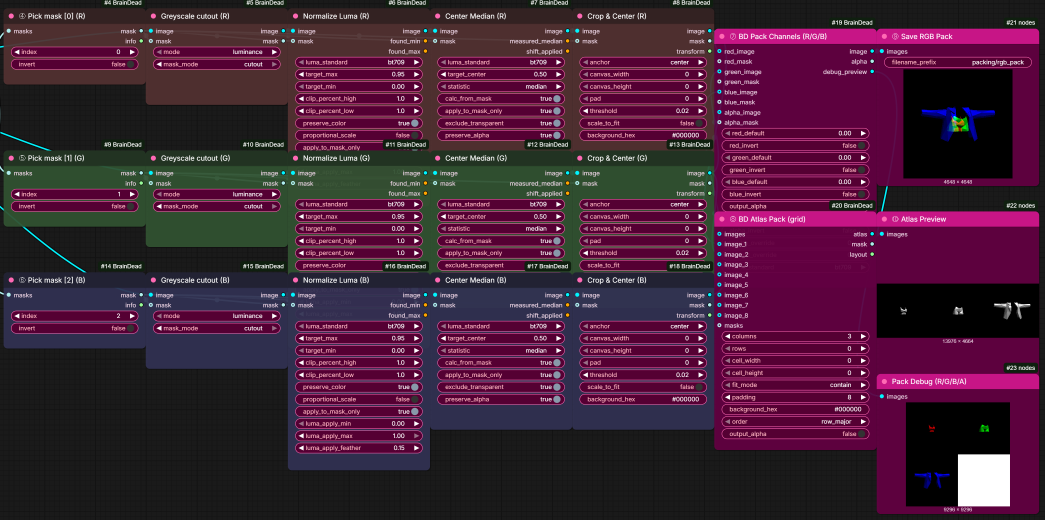
#> input picture example_workflows/screenshots/game_engine_packing_after.png, 3135 x 1560 px (shown at 1/3 size)
$ python build_packing_thumbnail_bg.py
#> lines starting #> are read from the running program, lines starting #| are printed output that depends on the picture
#!/usr/bin/env python3
"""
Compose the BD-game_engine_packing thumbnail background (1180x680).

The available shots are all full-workflow captures (the RGB-pack result shows only
as small node previews), so the cleanest card uses the *current* centered workflow
(the 24-node graph WITH the Crop & Center column) as the faded base, and pulls the
small RGB-pack preview out of it as a single bright hero inset on the right.

Sources live under example_workflows/screenshots/. Re-run after new screenshots,
then regen the thumbnail.
"""
import os
from PIL import Image, ImageDraw

W, H = 1180, 680
GREEN = (22, 163, 74)
HERE = os.path.join(os.path.dirname(__file__), "..", "example_workflows", "screenshots")


def cover(img, w, h):
#> called with w = 1180, h = 680
    r = max(w / img.width, h / img.height)
#> r = 0.436
    img = img.resize((int(img.width * r), int(img.height * r)), Image.LANCZOS)
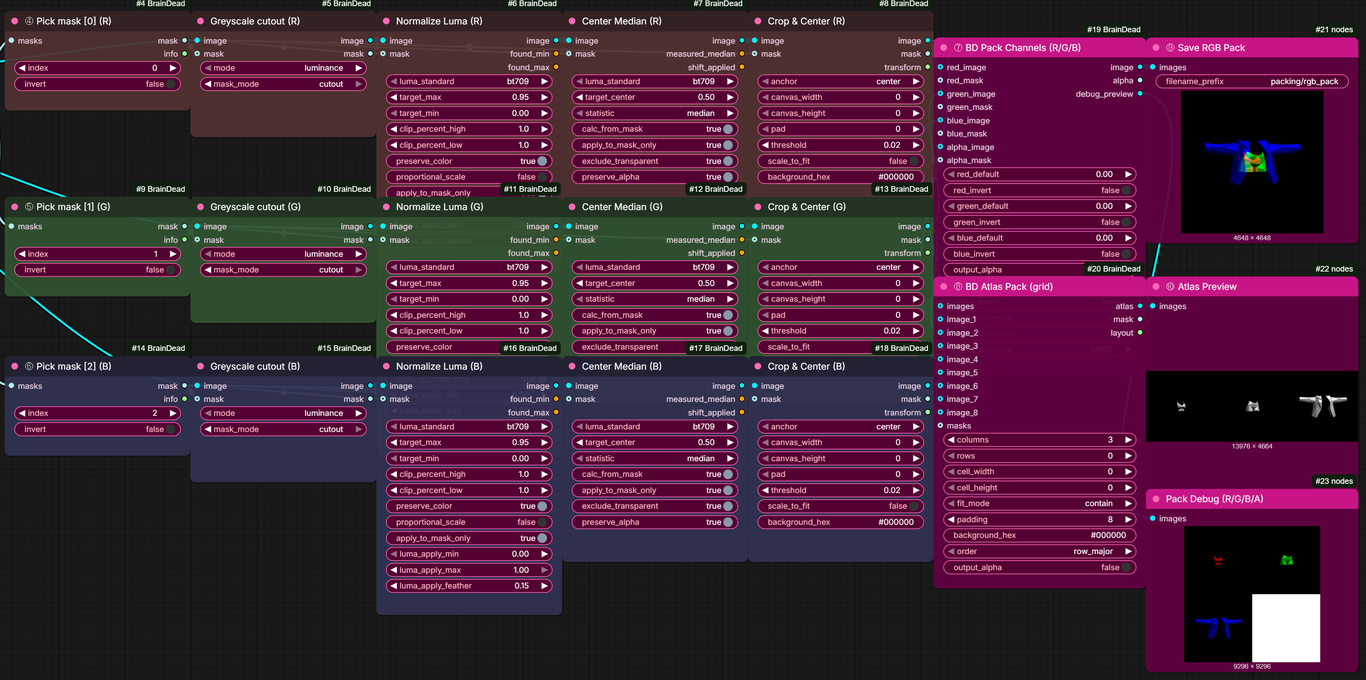
#> img: PIL image 1366x680 RGB; mean R, G, B 69.3, 33.4, 56
    x = (img.width - w) // 2
#> x = 93
    return img.crop((x, 0, x + w, h))
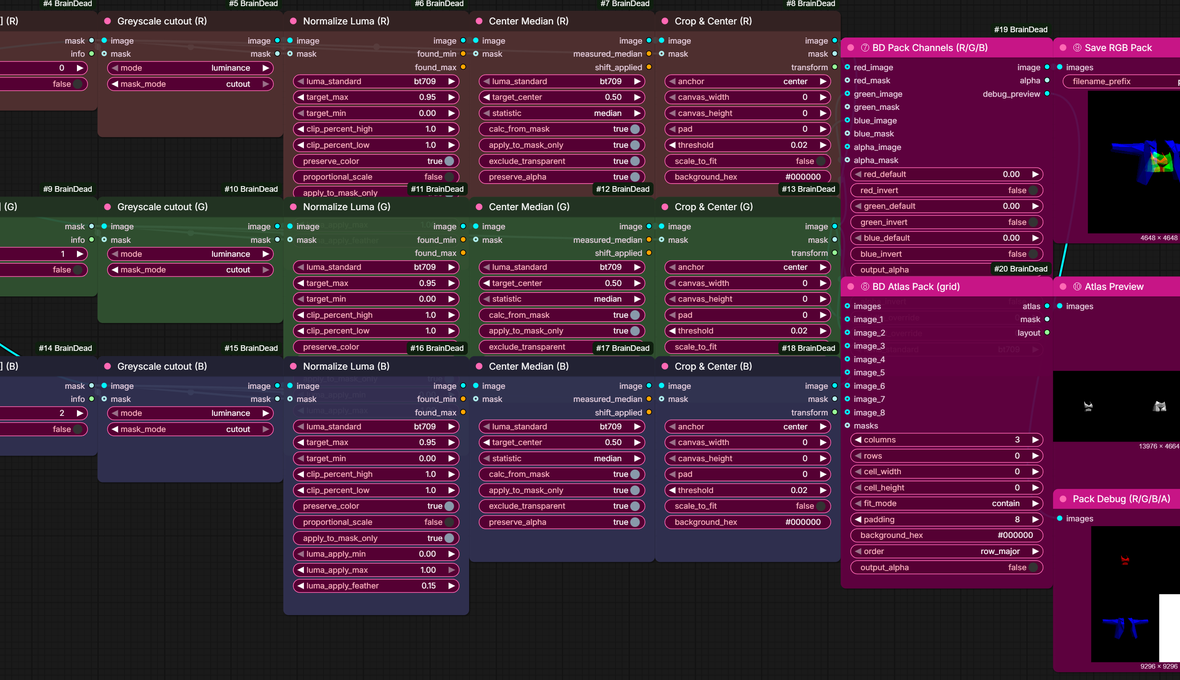
#> returned value: PIL image 1180x680 RGB; mean R, G, B 70.9, 34, 57


# base = the current centered workflow (has the Crop & Center nodes)
after = Image.open(os.path.join(HERE, "game_engine_packing_after.png")).convert("RGB")
base = cover(after, W, H)

# Hero inset: crop the RGB-pack preview from the top-right of the source capture.
# (the Save RGB Pack node preview sits in the upper-right ~ x:0.80-0.92, y:0.16-0.34)
aw, ah = after.size
#> aw = 3135; ah = 1560
crop = after.crop((int(aw * 0.795), int(ah * 0.15), int(aw * 0.925), int(ah * 0.36)))
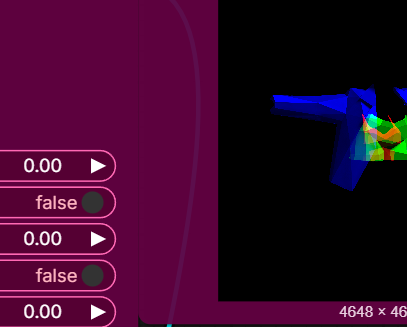
#> crop: PIL image 407x327 RGB; mean R, G, B 56.8, 7.4, 42.9
ch_h = 300
ch_w = max(1, int(crop.width * ch_h / crop.height))
#> ch_w = 373
crop = crop.resize((ch_w, ch_h), Image.LANCZOS)
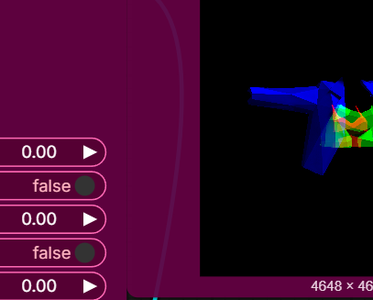
#> crop: PIL image 373x300 RGB; mean R, G, B 56.8, 7.5, 42.9
hx, hy = W - ch_w - 40, (H - ch_h) // 2
#> hx = 767; hy = 190
d = ImageDraw.Draw(base)
d.rectangle([hx - 4, hy - 4, hx + ch_w + 4, hy + ch_h + 4], fill=(12, 12, 16))
base.paste(crop, (hx, hy))
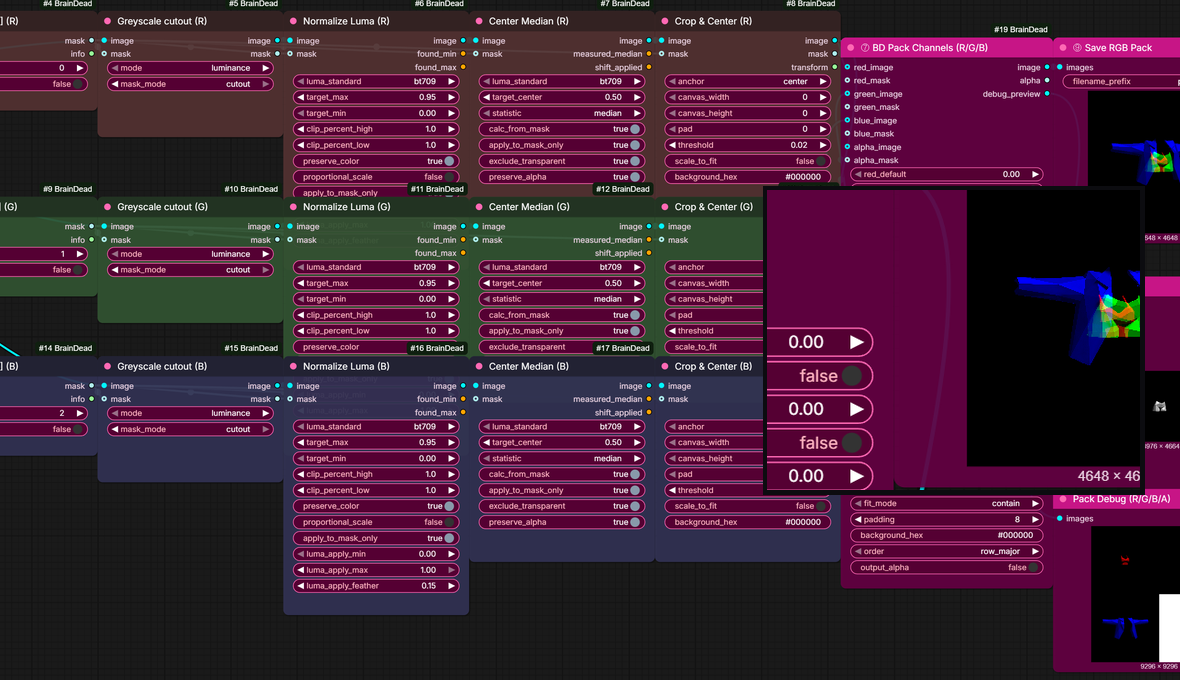
#> base: PIL image 1180x680 RGB; mean R, G, B 65.5, 32.1, 53.4
d.rectangle([hx - 4, hy - 4, hx + ch_w + 4, hy + ch_h + 4], outline=GREEN, width=4)

out = os.path.join(HERE, "game_engine_packing_bg.png")
base.save(out, quality=95)
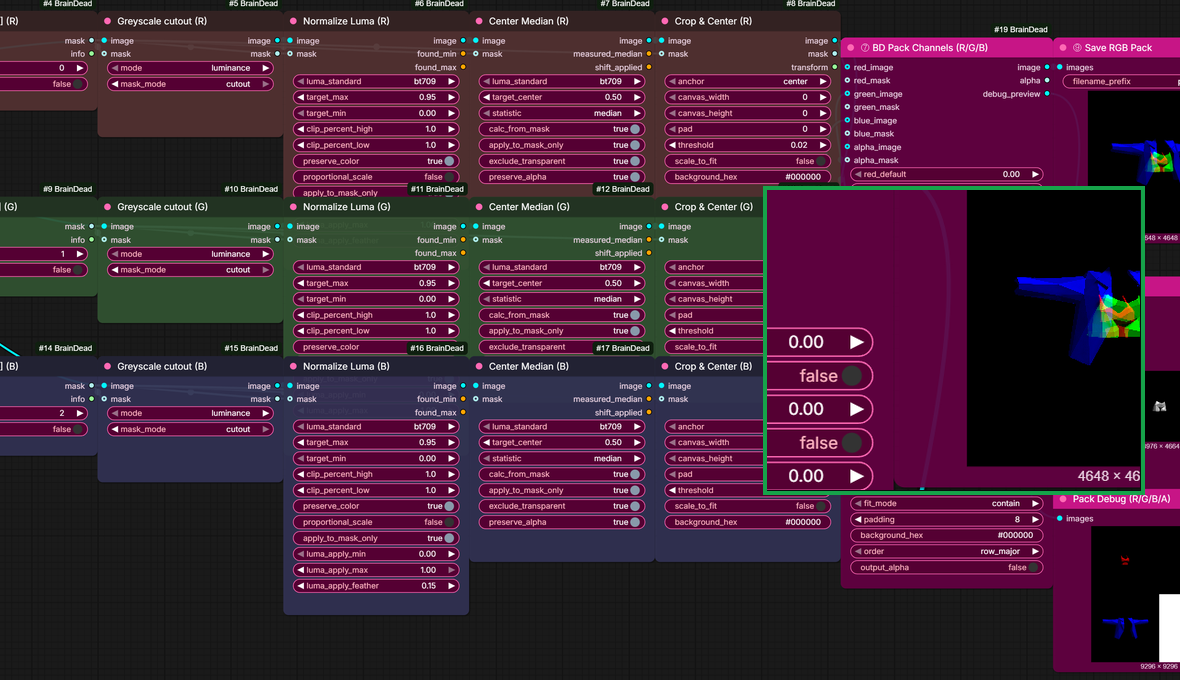
#> saved as game_engine_packing_bg.png: PIL image 1180x680 RGB; mean R, G, B 65.5, 33.1, 53.8
print(f"wrote {out} ({base.size[0]}x{base.size[1]}) — hero crop {crop.size}")
#| wrote tools/../example_workflows/screenshots/game_engine_packing_bg.png (1180x680) — hero crop (373, 300)
